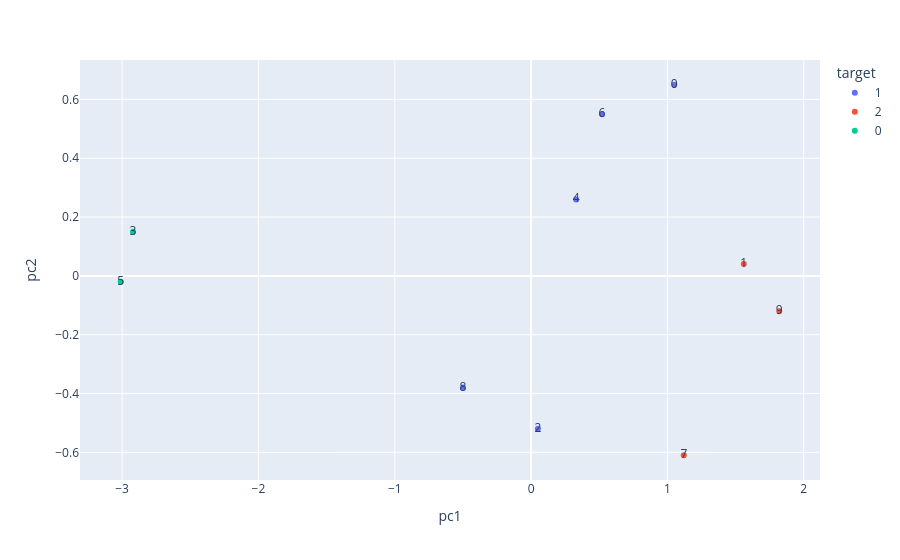

Notebook cell for this chart:
### Code cell
px.scatter(pca_df, x='pc1',y='pc2',color='target',text='index')

### Figure 1 — Plotly figure (JSON) as saved in the notebook; plotly's stock layout.template omitted (floating-point values rounded to 4 significant figures)
{"data": [{"hovertemplate": "target=1<br>pc1=%{x}<br>pc2=%{y}<br>index=%{text}<extra></extra>", "legendgroup": "1", "marker": {"color": "#636efa", "symbol": "circle"}, "mode": "markers+text", "name": "1", "orientation": "v", "showlegend": true, "text": [0.0, 2.0, 4.0, 6.0, 8.0], "type": "scatter", "x": [1.05, 0.05, 0.33, 0.52, -0.5], "xaxis": "x", "y": [0.65, -0.52, 0.26, 0.55, -0.38], "yaxis": "y"}, {"hovertemplate": "target=2<br>pc1=%{x}<br>pc2=%{y}<br>index=%{text}<extra></extra>", "legendgroup": "2", "marker": {"color": "#EF553B", "symbol": "circle"}, "mode": "markers+text", "name": "2", "orientation": "v", "showlegend": true, "text": [1.0, 7.0, 9.0], "type": "scatter", "x": [1.56, 1.12, 1.82], "xaxis": "x", "y": [0.04, -0.61, -0.12], "yaxis": "y"}, {"hovertemplate": "target=0<br>pc1=%{x}<br>pc2=%{y}<br>index=%{text}<extra></extra>", "legendgroup": "0", "marker": {"color": "#00cc96", "symbol": "circle"}, "mode": "markers+text", "name": "0", "orientation": "v", "showlegend": true, "text": [3.0, 5.0], "type": "scatter", "x": [-2.92, -3.01], "xaxis": "x", "y": [0.15, -0.02], "yaxis": "y"}], "layout": {"legend": {"title": {"text": "target"}, "tracegroupgap": 0}, "margin": {"t": 60}, "xaxis": {"anchor": "y", "domain": [0, 1], "title": {"text": "pc1"}}, "yaxis": {"anchor": "x", "domain": [0, 1], "title": {"text": "pc2"}}}}
